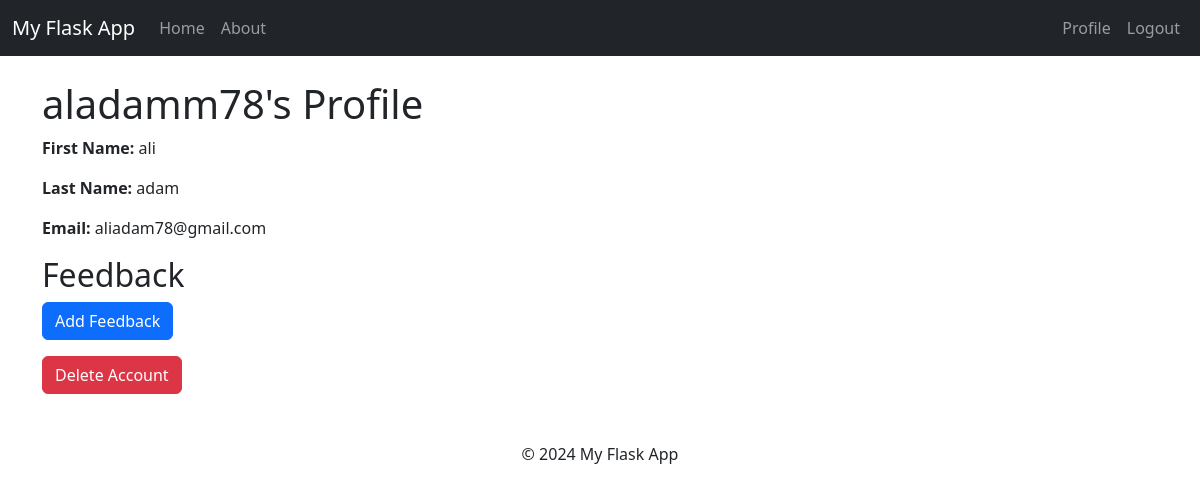
The page /users/aladamm78 (signed in) on the database as committed earlier.
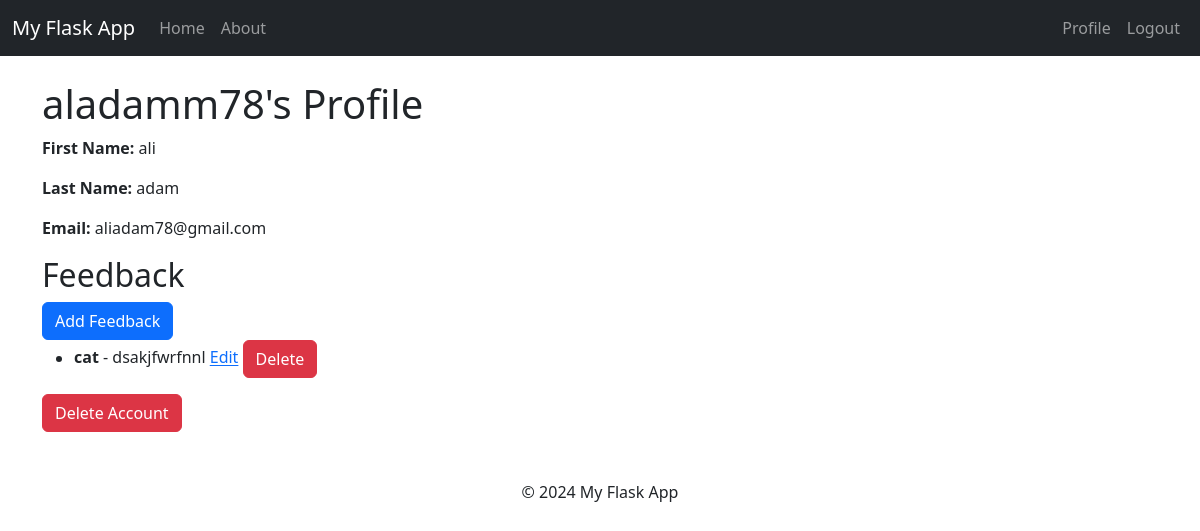
The same page on the database as committed later.
### app/models.py (models this page shows, shortened)
class User(db.Model, UserMixin):
    __tablename__ = 'users'
    id = db.Column(db.Integer, primary_key=True, autoincrement=True)  # Primary key
    username = db.Column(db.String(20), unique=True, nullable=False)  # Username (max 20 chars, unique)
    password = db.Column(db.Text, nullable=False)  # Password (hashed later, not nullable)
    email = db.Column(db.String(50), unique=True, nullable=False)  # Email (max 50 chars, unique)
    first_name = db.Column(db.String(30), nullable=False)  # First name (max 30 chars, not nullable)
    last_name = db.Column(db.String(30), nullable=False)  # Last name (max 30 chars, not nullable)
    feedbacks = db.relationship('Feedback', backref='user', lazy=True)

class Feedback(db.Model):
    __tablename__ = 'feedbacks'
    id = db.Column(db.Integer, primary_key=True)
    title = db.Column(db.String(100), nullable=False)  # Title with max 100 chars, not nullable
    content = db.Column(db.Text, nullable=False)  # Content of feedback, not nullable
    user_id = db.Column(db.Integer, db.ForeignKey('users.id'), nullable=False)  # Foreign key linking to User

### app/routes.py (the view)
@main.route('/users/<username>')
@login_required
def user_profile(username):
    user = User.query.filter_by(username=username).first_or_404()
    if current_user.username != user.username:
        flash('You are not authorized to view this page.', 'danger')
        return redirect(url_for('main.index'))
    feedbacks = Feedback.query.filter_by(user_id=user.id).all()
    return render_template('user_profile.html', user=user, feedbacks=feedbacks)

### app/__init__.py (called while the page is built)
def create_app():
    app = Flask(__name__)
    app.config['SECRET_KEY'] = 'supersecretkey'
    app.config['SQLALCHEMY_DATABASE_URI'] = 'sqlite:///site.db'
    db.init_app(app)
    migrate.init_app(app, db)
    bcrypt.init_app(app)
    login_manager.init_app(app)
    from app.routes import main
    app.register_blueprint(main)
    from app.models import User
    @login_manager.user_loader
    def load_user(user_id):
        return User.query.get(int(user_id))
    return app

### app/templates/user_profile.html (shortened to what this page needs)
{% extends "base.html" %}
{% block content %}
    <h1>{{ user.username }}'s Profile</h1>
    <p><strong>First Name:</strong> {{ user.first_name }}</p>
    <p><strong>Last Name:</strong> {{ user.last_name }}</p>
    <p><strong>Email:</strong> {{ user.email }}</p>
    <h2>Feedback</h2>
    <a href="{{ url_for('main.new_feedback', username=user.username) }}" class="btn btn-primary">Add Feedback</a>
    <ul>
    {% for feedback in feedbacks %}
        <li>
            <strong>{{ feedback.title }}</strong> - {{ feedback.content }}
            <a href="{{ url_for('main.edit_feedback', feedback_id=feedback.id) }}">Edit</a>
            <form method="POST" action="{{ url_for('main.delete_feedback', feedback_id=feedback.id) }}" style="display:inline;">
                <input type="submit" value="Delete" class="btn btn-danger">
            </form>
        </li>
    {% endfor %}
    </ul>
    <form method="POST" action="{{ url_for('main.delete_user', username=user.username) }}">
        <input type="submit" value="Delete Account" class="btn btn-danger">
    </form>
{% endblock %}

### app/templates/base.html (shortened to what this page needs)
<!DOCTYPE html>
<html lang="en">
<head>
    <link rel="stylesheet" href="https://cdnjs.cloudflare.com/ajax/libs/bootstrap/5.3.0-alpha1/css/bootstrap.min.css">
</head>
<body>
    <nav class="navbar navbar-expand-lg navbar-dark bg-dark">
        <div class="container-fluid">
            <a class="navbar-brand" href="/">My Flask App</a>
            <div class="collapse navbar-collapse" id="navbarNav">
                <ul class="navbar-nav me-auto mb-2 mb-lg-0">
                    <li class="nav-item">
                        <a class="nav-link" href="/">Home</a>
                    </li>
                    <li class="nav-item">
                        <a class="nav-link" href="/about">About</a>
                    </li>
                </ul>
                <ul class="navbar-nav ms-auto mb-2 mb-lg-0">
                    {% if current_user.is_authenticated %}
                        <li class="nav-item">
                            <a class="nav-link" href="{{ url_for('main.user_profile', username=current_user.username) }}">Profile</a>
                        </li>
                        <li class="nav-item">
                            <a class="nav-link" href="{{ url_for('main.logout') }}">Logout</a>
                        </li>
                    {% endif %}
                </ul>
            </div>
        </div>
    </nav>
    <div class="container mt-4">
        {% block content %}
        {% endblock %}
    </div>
    <footer class="text-center mt-5">
        <p>&copy; 2024 My Flask App</p>
    </footer>
</body>
</html>

Rows that differ between the two databases and show on the page:
added Feedback: title "cat", content "dsakjfwrfnnl"
